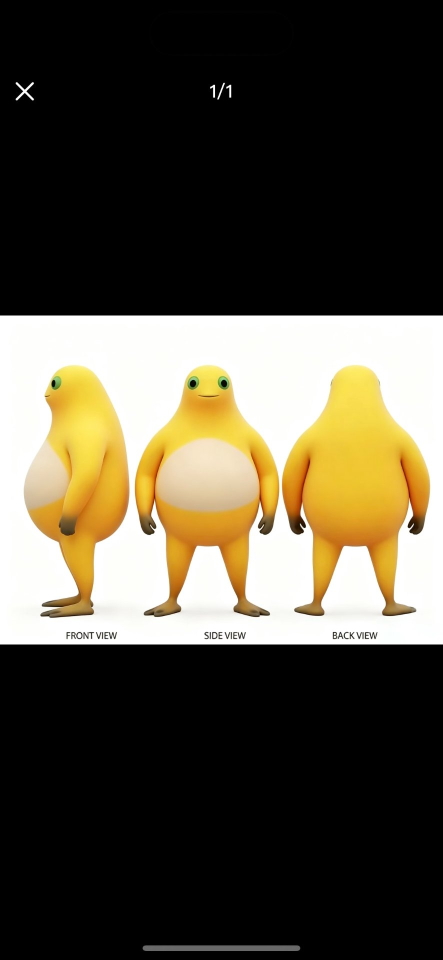
#> input picture assets/character-ref.jpg, 885 x 1920 px, found by its file name (shown at 1/2 size)
$ python gen3d.py character-ref.jpg
#> lines starting #> are read from the running program, lines starting #| are printed output that depends on the picture
# -*- coding: utf-8 -*-
"""Crop front-view character from reference sheet and submit image-to-3D job."""
import sys, os, base64, importlib.util
from PIL import Image

IMG = r"D:\缓存\2026-10-25-16-34-43\lulu-game\assets\character-ref.jpg"
OUT = r"D:\缓存\2026-10-25-16-34-43\lulu-game\assets\character-front.png"
SKILL = r"D:\WorkBuddy\resources\app.asar.unpacked\resources\plugins\workbuddy-builtin\skills\buddy-multimodal-generation\scripts\buddy-multimodal-generation.py"

TOKEN = sys.argv[1]

# ---- 1. crop center figure ----
img = Image.open(IMG).convert("RGB")
#> img is the input picture: PIL image 885x1920 RGB; mean R, G, B 82.6, 76.4, 61.5
w, h = img.size
#> w = 885; h = 1920
region = img.crop((int(w * 0.33), 0, int(w * 0.67), h))
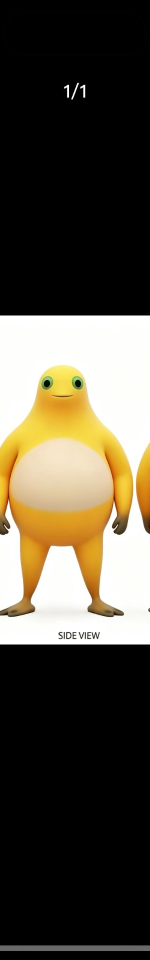
#> region: PIL image 300x1920 RGB (shown at 1/2 size); mean R, G, B 82.3, 75.9, 62.4
px = region.load()
rw, rh = region.size
#> rw = 300; rh = 1920
minx, miny, maxx, maxy = rw, rh, 0, 0
#> minx = 300; miny = 1920; maxx = 0; maxy = 0
for y in range(0, rh, 2):
    for x in range(0, rw, 2):
        r, g, b = px[x, y]
        if r > 235 and g > 235 and b > 235:
            continue  # white bg
        if r < 40 and g < 40 and b < 40:
            continue  # black bars
        minx = min(minx, x); maxx = max(maxx, x)
        miny = min(miny, y); maxy = max(maxy, y)
pad = 14
crop = region.crop((max(0, minx - pad), max(0, miny - pad),
                    min(rw, maxx + pad), min(rh, maxy + pad)))
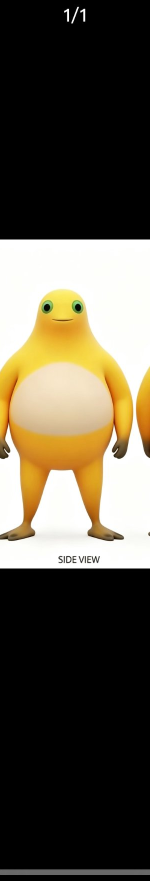
#> crop: PIL image 300x1762 RGB (shown at 1/2 size); mean R, G, B 89.6, 82.7, 67.9
crop.save(OUT)
print("[INFO] cropped front view saved:", OUT, crop.size, file=sys.stderr)

# ---- 2. submit image-to-3D ----
b64 = base64.b64encode(open(OUT, "rb").read()).decode()
spec = importlib.util.spec_from_file_location("mmgen", SKILL)
mod = importlib.util.module_from_spec(spec)
#> (the run stopped early here; a loop or call above may not have finished)
